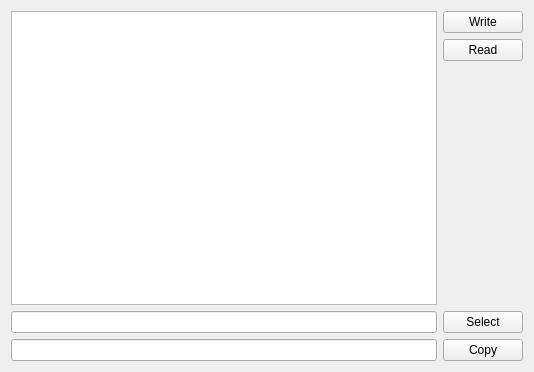
<?xml version="1.0" encoding="UTF-8"?>
<ui version="4.0">
 <class>Widget</class>
 <widget class="QWidget" name="Widget">
  <property name="geometry">
   <rect>
    <x>0</x>
    <y>0</y>
    <width>534</width>
    <height>372</height>
   </rect>
  </property>
  <property name="windowTitle">
   <string>Widget</string>
  </property>
  <layout class="QVBoxLayout" name="verticalLayout_2">
   <item>
    <layout class="QHBoxLayout" name="horizontalLayout_3">
     <item>
      <widget class="QTextEdit" name="textEdit"/>
     </item>
     <item>
      <layout class="QVBoxLayout" name="verticalLayout">
       <item>
        <widget class="QPushButton" name="writeButton">
         <property name="text">
          <string>Write</string>
         </property>
        </widget>
       </item>
       <item>
        <widget class="QPushButton" name="readButton">
         <property name="text">
          <string>Read</string>
         </property>
        </widget>
       </item>
       <item>
        <spacer name="verticalSpacer">
         <property name="orientation">
          <enum>Qt::Vertical</enum>
         </property>
         <property name="sizeHint" stdset="0">
          <size>
           <width>20</width>
           <height>40</height>
          </size>
         </property>
        </spacer>
       </item>
      </layout>
     </item>
    </layout>
   </item>
   <item>
    <layout class="QHBoxLayout" name="horizontalLayout">
     <item>
      <widget class="QLineEdit" name="sourceLineEdit"/>
     </item>
     <item>
      <widget class="QPushButton" name="selectButton">
       <property name="text">
        <string>Select</string>
       </property>
      </widget>
     </item>
    </layout>
   </item>
   <item>
    <layout class="QHBoxLayout" name="horizontalLayout_2">
     <item>
      <widget class="QLineEdit" name="destinationLineEdit"/>
     </item>
     <item>
      <widget class="QPushButton" name="copyButton">
       <property name="text">
        <string>Copy</string>
       </property>
      </widget>
     </item>
    </layout>
   </item>
  </layout>
 </widget>
 <layoutdefault spacing="6" margin="11"/>
 <resources/>
 <connections/>
</ui>
